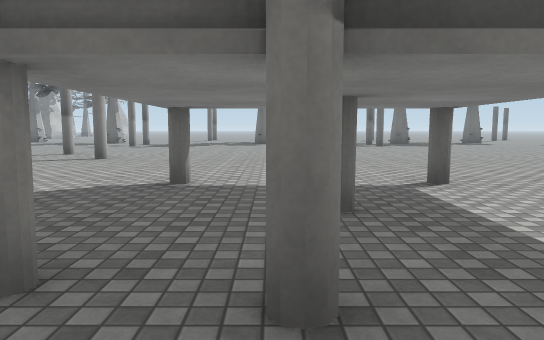
view 1 (above)

24 first-person views from a walk through a scene from a Unity 3-D project. The camera is 1.3 m above the floor, tilts 6° down and sees 70° across. The floor is counted in squares, 2 m on a side. Each view is taken from the middle of a square. On the plan, view 1 faces up. The plan holds only what a view shows up to about 11 squares ahead; the rest is blank. The place goes on beyond the plan. Some surface patterns are stand-ins.

view 2
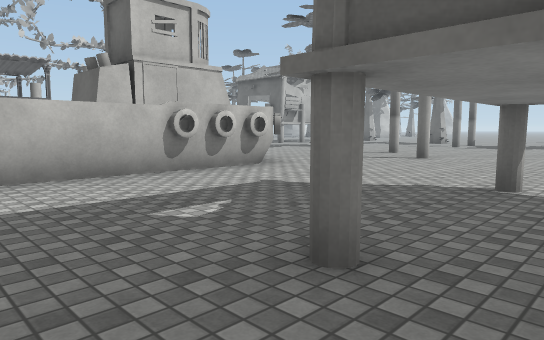

view 3
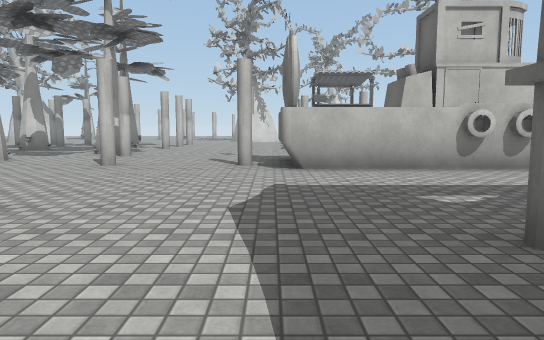

view 4
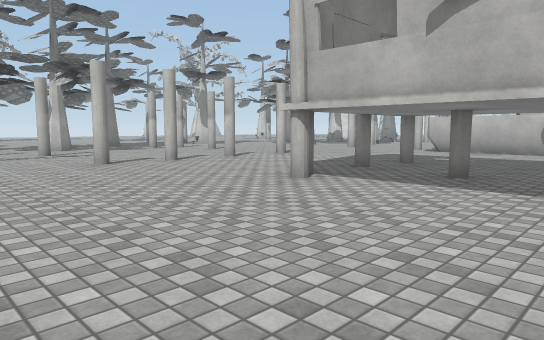

view 5
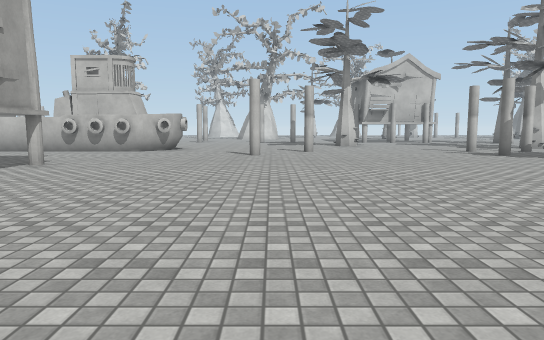

view 6
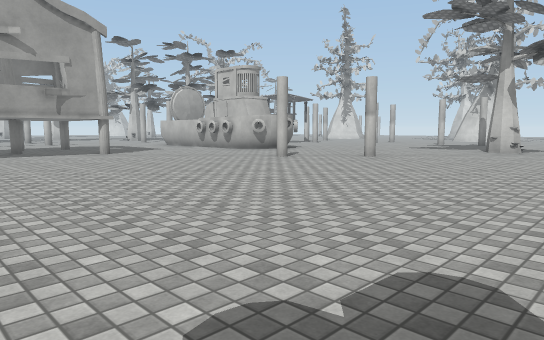

view 7
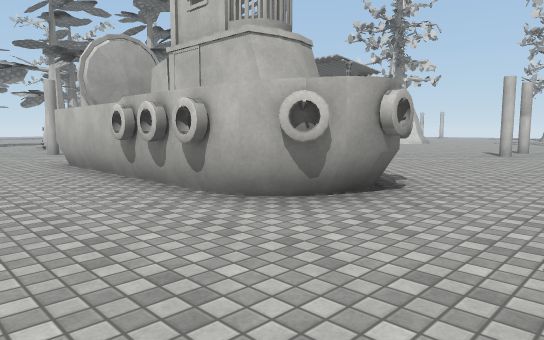

view 8
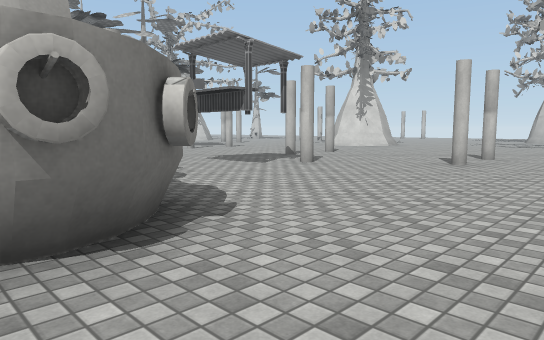

view 9
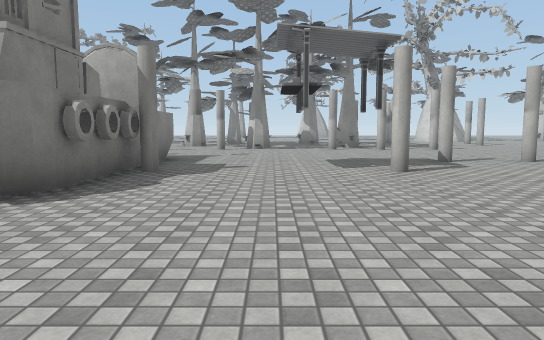

view 10
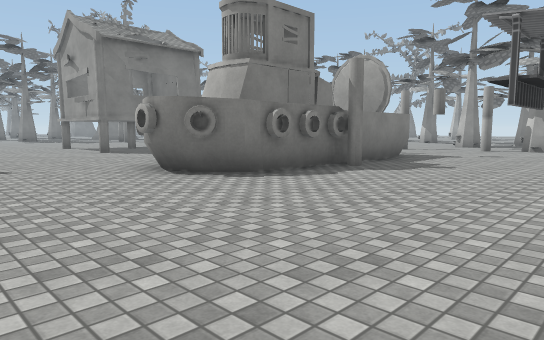

view 11
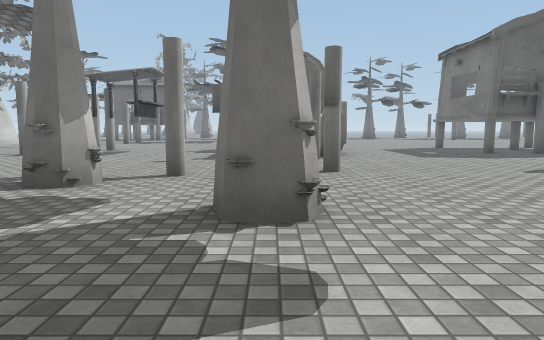

view 12
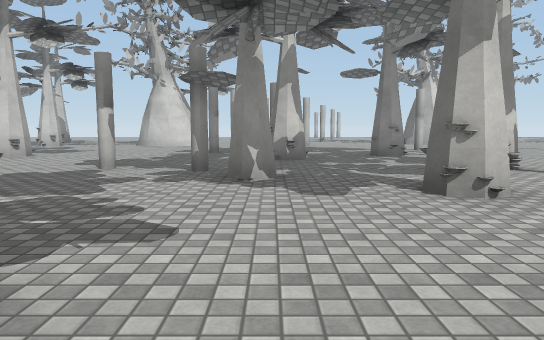

view 13
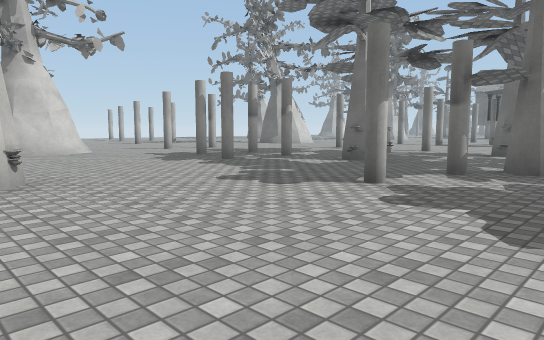

view 14
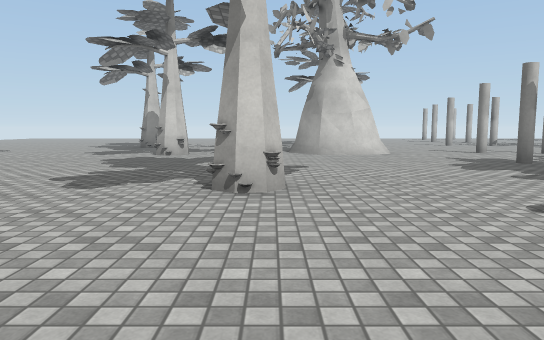

view 15
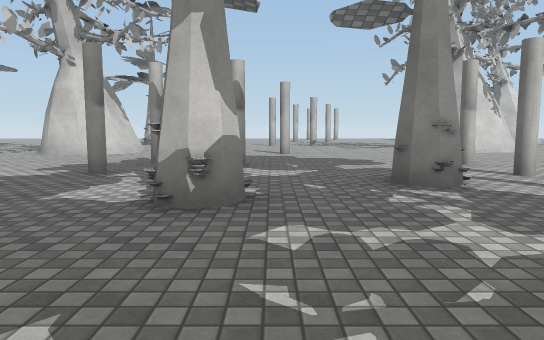

view 16
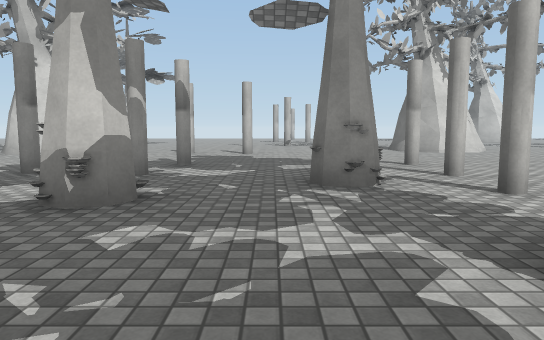

view 17
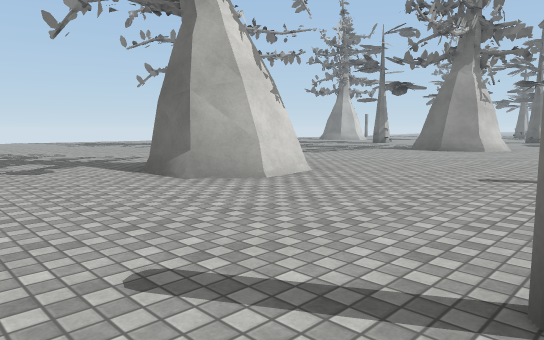

view 18
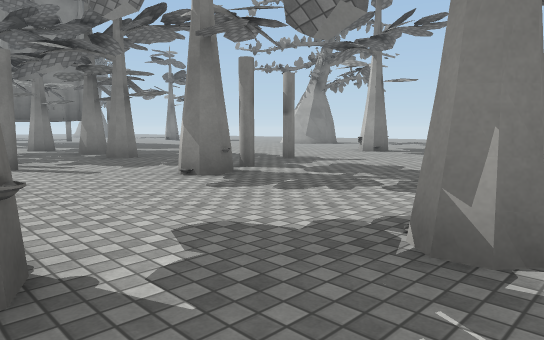

view 19
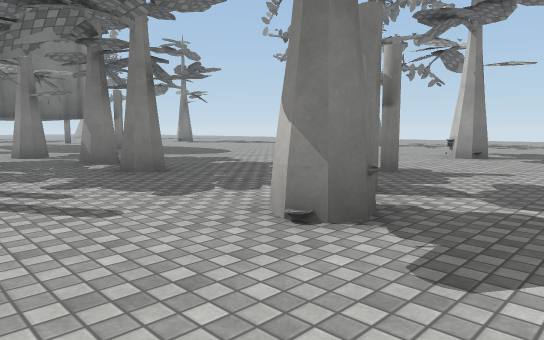

view 20
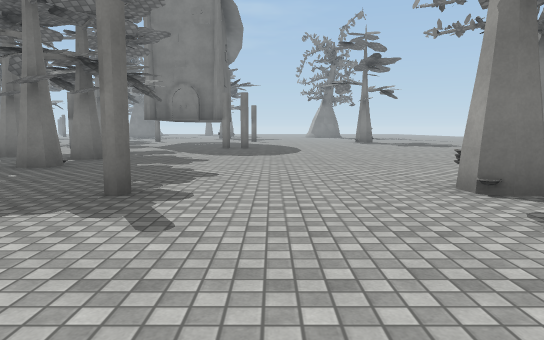

view 21
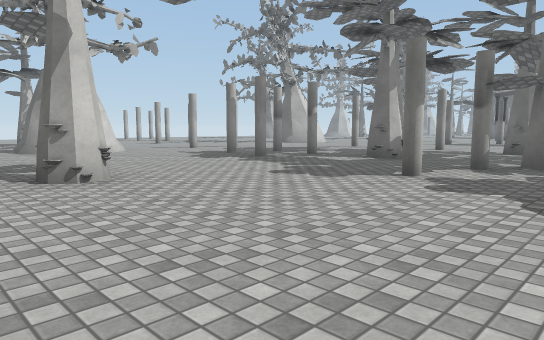

view 22
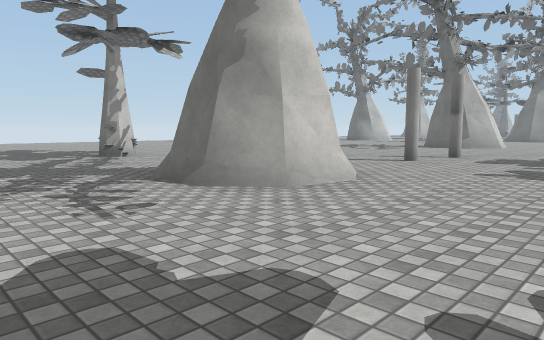

view 23
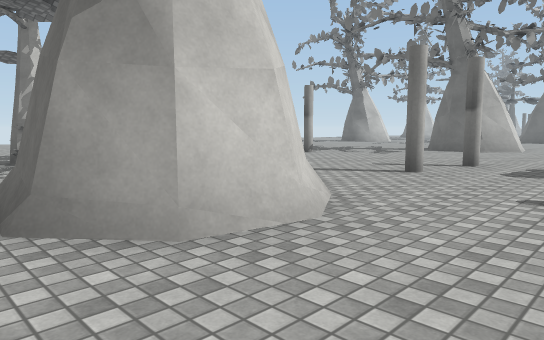

view 24
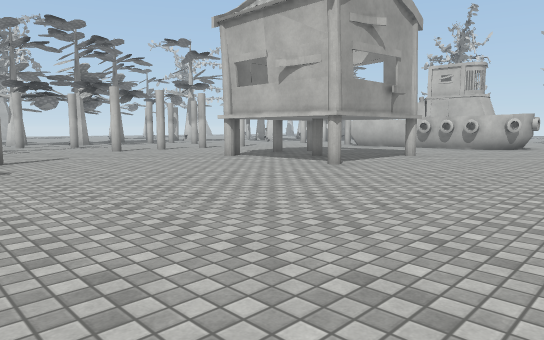

### Floor plan
Key: @ floor where view 1 was taken; # wall or solid block; . floor; H house; B boat.
Columns run from 19 left of view 1 to 8 right of it. Each row starts with its distance up from view 1.
 15                #.. ....
 14                ........
 13          ..............
 12          .#............
 11           .................
 10            ...#............
  9        ....    #............
  8        .....................
  7  ..   ......................
  6 ............BB..............
  5 ....#......BBBB...H..H.....
  4 ...........BBBB............
  3 .......#...#BBB............
  2 ........   #BBB............
  1 ....##..   #BBB....#.#.....
  0 #.......   .BB.....@......
 -1 #.......     ....... .....
 -2 ........     ....#.# ##...
 -3 ....#...     #...     ....
 -4 .........###.....     ...
 -5 ......##.......       ..
 -6 ............#..       #.
 -7 .#...............#
 -8 #.  ##.#..#........ .#..
 -9 ....#.....#............#..
-10 .....#.........#...#.#....
-11 #........#..   ...........
-12 ##......................
-13 ##..............#.......
-14  ......#................
-15 ........................
-16 ............. ..........

Where each view was taken, in squares from view 1:
view 1: 0 up, 0 right, facing up
view 2: 0 up, 0 right, facing up-left
view 3: 0 up, 1 right, facing left
view 4: 5 up, 6 right, facing down-left
view 5: 9 up, 6 right, facing left
view 6: 15 up, 3 right, facing down-left
view 7: 8 up, 3 left, facing down-left
view 8: 8 up, 6 left, facing down-left
view 9: 9 up, 10 left, facing down
view 10: 9 up, 12 left, facing down-right
view 11: 9 down, 7 left, facing up
view 12: 8 down, 3 left, facing left
view 13: 15 down, 7 left, facing up-left
view 14: 14 down, 8 left, facing left
view 15: 7 down, 8 left, facing left
view 16: 6 down, 8 left, facing left
view 17: 5 down, 15 left, facing up-left
view 18: 6 down, 9 left, facing down-right
view 19: 7 down, 6 left, facing down-right
view 20: 14 down, 7 left, facing right
view 21: 16 down, 7 left, facing up-left
view 22: 16 down, 15 left, facing up-left
view 23: 14 down, 16 left, facing up-left
view 24: 9 up, 8 right, facing down-left
